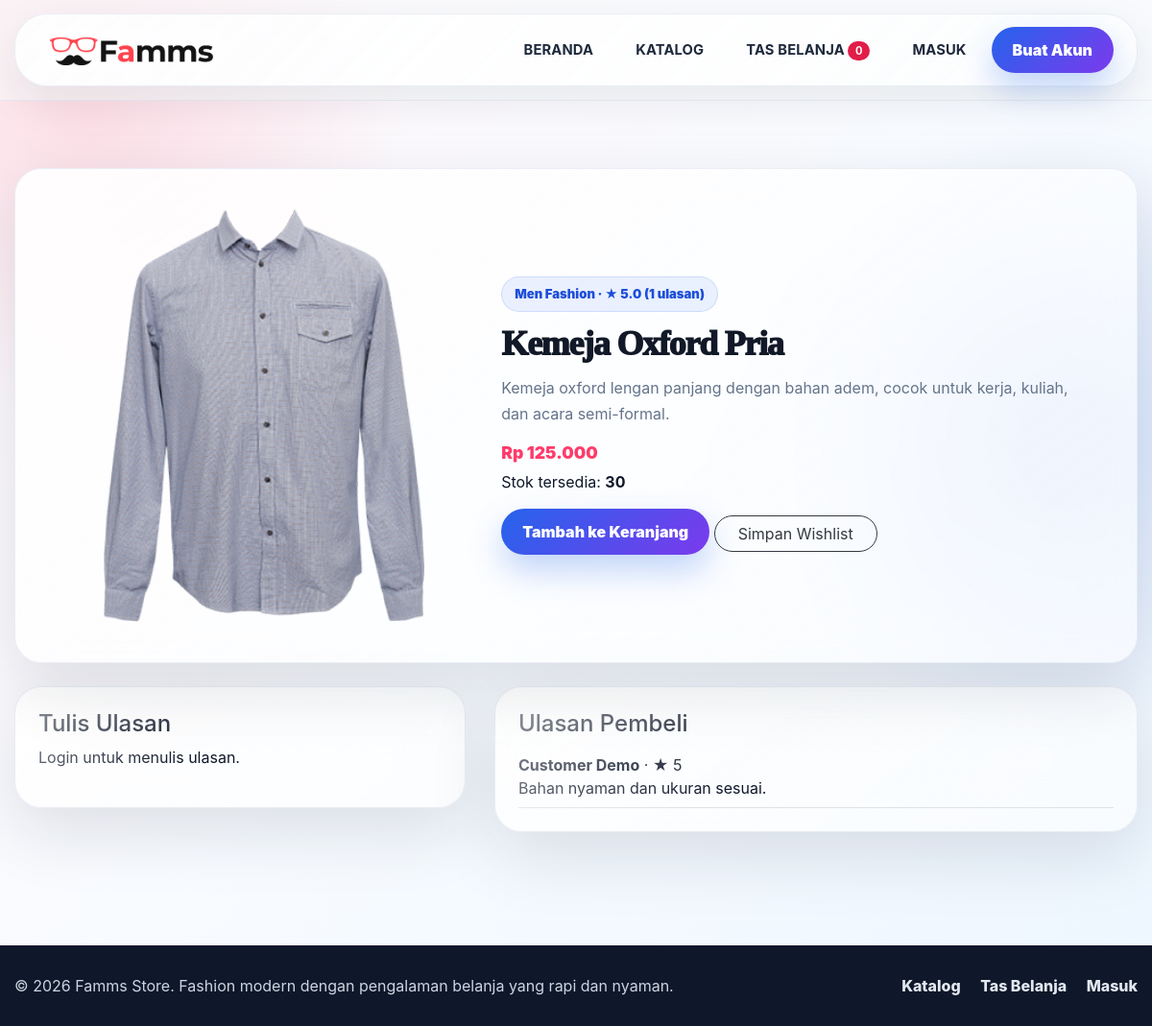
Page /product_detail.php?id=1 on the committed database.
### tables this page shows
CREATE TABLE products (
  id INT AUTO_INCREMENT PRIMARY KEY,
  category_id INT NOT NULL,
  name VARCHAR(120) NOT NULL,
  slug VARCHAR(140) NOT NULL UNIQUE,
  description TEXT,
  price DECIMAL(12,2) NOT NULL,
  stock INT NOT NULL DEFAULT 0,
  image VARCHAR(255),
  is_featured TINYINT(1) NOT NULL DEFAULT 0,
  created_at TIMESTAMP DEFAULT CURRENT_TIMESTAMP,
  CONSTRAINT fk_products_category FOREIGN KEY (category_id) REFERENCES categories(id)
    ON UPDATE CASCADE ON DELETE RESTRICT
);

CREATE TABLE categories (
  id INT AUTO_INCREMENT PRIMARY KEY,
  name VARCHAR(80) NOT NULL UNIQUE,
  description TEXT,
  created_at TIMESTAMP DEFAULT CURRENT_TIMESTAMP
);

CREATE TABLE product_reviews (
  id INT AUTO_INCREMENT PRIMARY KEY,
  product_id INT NOT NULL,
  user_id INT NOT NULL,
  rating TINYINT NOT NULL,
  comment TEXT,
  created_at TIMESTAMP DEFAULT CURRENT_TIMESTAMP,
  CONSTRAINT fk_reviews_product FOREIGN KEY (product_id) REFERENCES products(id) ON UPDATE CASCADE ON DELETE CASCADE,
  CONSTRAINT fk_reviews_user FOREIGN KEY (user_id) REFERENCES users(id) ON UPDATE CASCADE ON DELETE CASCADE
);

CREATE TABLE users (
  id INT AUTO_INCREMENT PRIMARY KEY,
  name VARCHAR(100) NOT NULL,
  email VARCHAR(120) NOT NULL UNIQUE,
  password VARCHAR(255) NOT NULL,
  phone VARCHAR(30),
  address TEXT,
  role ENUM('customer','admin') NOT NULL DEFAULT 'customer',
  created_at TIMESTAMP DEFAULT CURRENT_TIMESTAMP
);

### includes/session.php (called while the page is built, shortened)
<?php
function is_logged_in(): bool { return isset($_SESSION['user']); }

### product_detail.php (the view, shortened to what this page needs)
<?php require_once 'config/database.php'; require_once 'includes/session.php';
$id=(int)($_GET['id'] ?? 0);
$stmt=$pdo->prepare("SELECT p.*, c.name category_name, COALESCE(AVG(r.rating),0) rating, COUNT(r.id) review_count FROM products p JOIN categories c ON c.id=p.category_id LEFT JOIN product_reviews r ON r.product_id=p.id WHERE p.id=? GROUP BY p.id");
$stmt->execute([$id]); $p=$stmt->fetch(); if(!$p){ http_response_code(404); die('Produk tidak ditemukan.'); }
$reviews=$pdo->prepare('SELECT r.*, u.name FROM product_reviews r JOIN users u ON u.id=r.user_id WHERE r.product_id=? ORDER BY r.created_at DESC'); $reviews->execute([$id]);
?>
<!DOCTYPE html><html lang="id"><head><meta charset="utf-8"><meta name="viewport" content="width=device-width,initial-scale=1"><title><?= htmlspecialchars($p['name']) ?></title><link rel="stylesheet" href="css/bootstrap.css"><link rel="stylesheet" href="css/style.css"><link rel="stylesheet" href="css/complex.css"><link rel="stylesheet" href="css/liquid-glass.css"><link rel="stylesheet" href="css/professional.css"></head><body class="sub_page"><?php include 'includes/header.php'; ?>
<section class="section-pad"><div class="container"><div class="glass-panel"><div class="row align-items-center"><div class="col-lg-5"><img class="img-fluid" style="max-height:430px;object-fit:contain;width:100%" src="<?= htmlspecialchars($p['image']) ?>" alt=""></div><div class="col-lg-7"><div class="chip"><?= htmlspecialchars($p['category_name']) ?> · ★ <?= number_format((float)$p['rating'],1) ?> (<?= (int)$p['review_count'] ?> ulasan)</div><h1 class="section-title"><?= htmlspecialchars($p['name']) ?></h1><p class="section-subtitle"><?= htmlspecialchars($p['description']) ?></p><h3 class="price">Rp <?= number_format($p['price'],0,',','.') ?></h3><p>Stok tersedia: <b><?= (int)$p['stock'] ?></b></p><button class="btn-liquid" onclick='addToCart(<?= json_encode(['id'=>(int)$p['id'],'name'=>$p['name'],'price'=>(float)$p['price'],'image'=>$p['image']]) ?>)'>Tambah ke Keranjang</button> <a class="btn btn-outline-dark rounded-pill px-4" href="wishlist_action.php?id=<?= (int)$p['id'] ?>">Simpan Wishlist</a></div></div></div>
<div class="row mt-4"><div class="col-lg-5 mb-3"><div class="glass-card p-4"><h4>Tulis Ulasan</h4><?php if(is_logged_in()): ?><form method="post"><label>Rating</label><select name="rating" class="form-control mb-3"><option>5</option><option>4</option><option>3</option><option>2</option><option>1</option></select><label>Komentar</label><textarea name="comment" class="form-control mb-3" required></textarea><button class="btn-liquid">Kirim Ulasan</button></form><?php else: ?><p>Login untuk menulis ulasan.</p><?php endif; ?></div></div><div class="col-lg-7"><div class="glass-card p-4"><h4>Ulasan Pembeli</h4><?php foreach($reviews as $r): ?><div class="border-bottom py-2"><b><?= htmlspecialchars($r['name']) ?></b> · ★ <?= (int)$r['rating'] ?><p class="mb-0"><?= htmlspecialchars($r['comment']) ?></p></div><?php endforeach; ?></div></div></div></div></section><?php include 'includes/footer.php'; ?>

### css/style.css (style rules this page uses)
* { box-sizing: border-box; }
body { font-family: 'Montserrat', sans-serif; color: #0c0c0c; background-color: #ffffff; overflow-x: hidden; }
h1, h2 { font-family: 'Playfair Display', serif; }
a, a:hover, a:focus { text-decoration: none; }
.btn, .btn:focus { outline: none !important; -webkit-box-shadow: none; box-shadow: none; }

### css/complex.css (style rules this page uses)
.price { font-weight:700;color:#f7444e }

### css/liquid-glass.css (style rules this page uses)
:root { --glass-bg:rgba(255,255,255,.18);--glass-border:rgba(255,255,255,.38);--glass-shadow:0 24px 80px rgba(10,20,40,.18);--ink:#122033;--muted:#64748b;--accent:#ff3b6b;--accent2:#7c3aed;--soft:#f8fbff }
* { box-sizing:border-box }
body { font-family:Inter,Arial,sans-serif;background:radial-gradient(circle at 12% 10%,#ffe3ec 0,#fff6fa 25%,transparent 44%),radial-gradient(circle at 85% 5%,#dbeafe 0,#eef6ff 22%,transparent 45%),linear-gradient(135deg,#fbfdff 0,#f4f7fb 100%);color:var(--ink);min-height:100vh }
.btn-glass-small,.btn-liquid { border:0;border-radius:18px;color:#fff!important;font-weight:800;padding:11px 18px;background:linear-gradient(135deg,var(--accent),var(--accent2));box-shadow:0 16px 34px rgba(124,58,237,.25);display:inline-block }
.glass-panel { position:relative;z-index:1;border:1px solid var(--glass-border);background:linear-gradient(145deg,rgba(255,255,255,.68),rgba(255,255,255,.25));box-shadow:var(--glass-shadow);backdrop-filter:blur(24px);-webkit-backdrop-filter:blur(24px);border-radius:34px;padding:34px }
.chip { display:inline-flex;align-items:center;gap:8px;border:1px solid rgba(255,255,255,.55);background:rgba(255,255,255,.42);padding:8px 13px;border-radius:999px;font-weight:800;color:#475569;margin-bottom:16px }
.section-pad { padding:68px 0 }
.section-title { font-weight:900;letter-spacing:-.04em;margin-bottom:12px }
.section-subtitle { color:var(--muted);max-width:760px }
.glass-card,.product-card,.feature-card,.stat-card,.checkout-card,.admin-card { border:1px solid var(--glass-border)!important;background:linear-gradient(145deg,rgba(255,255,255,.74),rgba(255,255,255,.28))!important;box-shadow:0 18px 60px rgba(10,20,40,.12)!important;backdrop-filter:blur(20px);-webkit-backdrop-filter:blur(20px);border-radius:28px!important }
.price { font-weight:900;color:var(--accent);font-size:1.1rem }

### css/professional.css (style rules this page uses)
:root { --navy:#0f172a;--slate:#334155;--muted:#64748b;--line:rgba(148,163,184,.24);--glass:rgba(255,255,255,.78);--glass2:rgba(255,255,255,.56);--blue:#2563eb;--purple:#7c3aed;--rose:#e11d48;--green:#059669;--radius:28px;--shadow:0 24px 70px rgba(15,23,42,.12) }
* { box-sizing:border-box }
html { scroll-behavior:smooth }
body { font-family:'Inter','Segoe UI',Arial,sans-serif!important;color:var(--navy);background:radial-gradient(circle at 8% 10%,rgba(244,63,94,.14),transparent 22%),radial-gradient(circle at 92% 42%,rgba(37,99,235,.14),transparent 25%),linear-gradient(135deg,#fff7fb 0%,#f8fbff 48%,#edf6ff 100%);background-attachment:fixed;min-height:100vh }
.container { max-width:1320px }
.btn-glass-small,.btn-liquid { display:inline-flex;align-items:center;justify-content:center;border:0!important;color:#fff!important;background:linear-gradient(135deg,var(--blue),var(--purple))!important;border-radius:999px!important;font-weight:900!important;padding:12px 22px!important;box-shadow:0 16px 34px rgba(37,99,235,.28)!important;text-decoration:none!important }
.glass-panel,.floating-card,.glass-card,.product-card,.checkout-card,.admin-card { position:relative;overflow:hidden;border-radius:var(--radius)!important;border:1px solid rgba(226,232,240,.76)!important;background:linear-gradient(145deg,var(--glass),var(--glass2))!important;box-shadow:var(--shadow)!important;backdrop-filter:blur(24px) }
.glass-panel { padding:42px }
.glass-panel:before,.product-card:before,.floating-card:before,.glass-card:before { content:"";position:absolute;inset:0;border-radius:inherit;pointer-events:none;background:linear-gradient(145deg,rgba(255,255,255,.62),transparent 44%) }
.chip,.section-kicker { position:relative;z-index:1;display:inline-flex;margin-bottom:14px;padding:8px 13px;border-radius:999px;background:rgba(37,99,235,.09);border:1px solid rgba(37,99,235,.14);color:#1d4ed8;font-size:.82rem;font-weight:900 }
.hero-text,.section-subtitle,.product-card small,.professional-note { position:relative;z-index:1;color:var(--muted);line-height:1.7 }
.section-pad { padding:70px 0 }
.section-title { position:relative;z-index:1;font-size:clamp(1.9rem,3vw,3rem);line-height:1.1;font-weight:950;letter-spacing:-.035em;color:#111827 }

### rows in the picture
products: image (picture), category.name "Men Fashion", name "Kemeja Oxford Pria", description "Kemeja oxford lengan panjang dengan bahan adem, cocok untuk kerja, kuliah, dan acara semi-formal.", price "125.000", stock "30"
product_reviews: user.name "Customer Demo", rating "5", comment "Bahan nyaman dan ukuran sesuai."

### other values in the picture
$p['rating'] "5.0"
$p['review_count'] "1"
